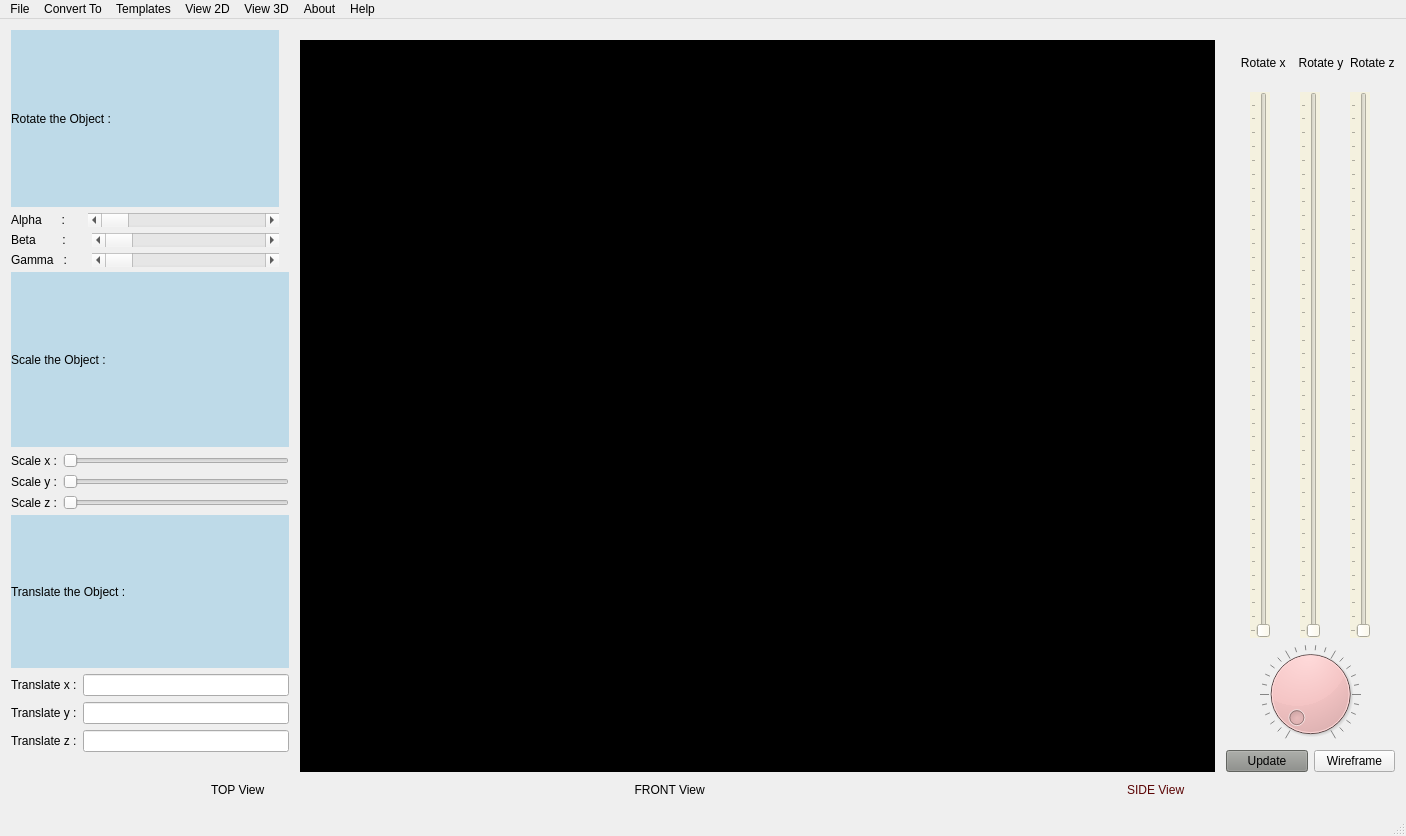
<?xml version="1.0" encoding="UTF-8"?>
<ui version="4.0">
 <class>MainWindow</class>
 <widget class="QMainWindow" name="MainWindow">
  <property name="geometry">
   <rect>
    <x>0</x>
    <y>0</y>
    <width>1406</width>
    <height>836</height>
   </rect>
  </property>
  <property name="cursor">
   <cursorShape>ArrowCursor</cursorShape>
  </property>
  <property name="windowTitle">
   <string>MainWindow</string>
  </property>
  <widget class="QWidget" name="centralWidget">
   <layout class="QGridLayout" name="gridLayout_3" rowstretch="16,0,0,0" columnstretch="14,0,0">
    <item row="0" column="0" rowspan="3" colspan="2">
     <layout class="QHBoxLayout" name="horizontalLayout_12" stretch="3,10">
      <item>
       <layout class="QVBoxLayout" name="verticalLayout_4" stretch="0,0,0">
        <property name="spacing">
         <number>5</number>
        </property>
        <property name="bottomMargin">
         <number>20</number>
        </property>
        <item>
         <layout class="QVBoxLayout" name="verticalLayout" stretch="2,3,3,3">
          <property name="sizeConstraint">
           <enum>QLayout::SetMinimumSize</enum>
          </property>
          <property name="rightMargin">
           <number>10</number>
          </property>
          <item>
           <widget class="QLabel" name="label_2">
            <property name="styleSheet">
             <string notr="true">background-color: rgb(190, 218, 232);</string>
            </property>
            <property name="text">
             <string>Rotate the Object :</string>
            </property>
           </widget>
          </item>
          <item>
           <layout class="QHBoxLayout" name="horizontalLayout_2" stretch="2,5">
            <property name="spacing">
             <number>0</number>
            </property>
            <property name="sizeConstraint">
             <enum>QLayout::SetMinimumSize</enum>
            </property>
            <item>
             <widget class="QLabel" name="label_3">
              <property name="text">
               <string>Alpha      :</string>
              </property>
             </widget>
            </item>
            <item>
             <widget class="QScrollBar" name="horizontalScrollBar_2">
              <property name="orientation">
               <enum>Qt::Horizontal</enum>
              </property>
             </widget>
            </item>
           </layout>
          </item>
          <item>
           <layout class="QHBoxLayout" name="horizontalLayout_3" stretch="2,5">
            <property name="sizeConstraint">
             <enum>QLayout::SetMinimumSize</enum>
            </property>
            <item>
             <widget class="QLabel" name="label_4">
              <property name="text">
               <string>Beta        :</string>
              </property>
             </widget>
            </item>
            <item>
             <widget class="QScrollBar" name="horizontalScrollBar">
              <property name="styleSheet">
               <string notr="true"/>
              </property>
              <property name="orientation">
               <enum>Qt::Horizontal</enum>
              </property>
             </widget>
            </item>
           </layout>
          </item>
          <item>
           <layout class="QHBoxLayout" name="horizontalLayout" stretch="2,5">
            <property name="sizeConstraint">
             <enum>QLayout::SetMinimumSize</enum>
            </property>
            <item>
             <widget class="QLabel" name="label">
              <property name="text">
               <string>Gamma   :</string>
              </property>
             </widget>
            </item>
            <item>
             <widget class="QScrollBar" name="horizontalScrollBar_3">
              <property name="orientation">
               <enum>Qt::Horizontal</enum>
              </property>
             </widget>
            </item>
           </layout>
          </item>
         </layout>
        </item>
        <item>
         <layout class="QVBoxLayout" name="verticalLayout_2" stretch="2,3,3,3">
          <property name="sizeConstraint">
           <enum>QLayout::SetMinimumSize</enum>
          </property>
          <item>
           <widget class="QLabel" name="label_5">
            <property name="styleSheet">
             <string notr="true">background-color: rgb(190, 218, 232);</string>
            </property>
            <property name="text">
             <string>Scale the Object :</string>
            </property>
           </widget>
          </item>
          <item>
           <layout class="QHBoxLayout" name="horizontalLayout_6">
            <property name="sizeConstraint">
             <enum>QLayout::SetMinimumSize</enum>
            </property>
            <item>
             <widget class="QLabel" name="label_6">
              <property name="text">
               <string>Scale x :</string>
              </property>
             </widget>
            </item>
            <item>
             <widget class="QSlider" name="horizontalSlider_3">
              <property name="orientation">
               <enum>Qt::Horizontal</enum>
              </property>
             </widget>
            </item>
           </layout>
          </item>
          <item>
           <layout class="QHBoxLayout" name="horizontalLayout_5">
            <property name="sizeConstraint">
             <enum>QLayout::SetMinimumSize</enum>
            </property>
            <item>
             <widget class="QLabel" name="label_8">
              <property name="text">
               <string>Scale y :</string>
              </property>
             </widget>
            </item>
            <item>
             <widget class="QSlider" name="horizontalSlider_2">
              <property name="orientation">
               <enum>Qt::Horizontal</enum>
              </property>
             </widget>
            </item>
           </layout>
          </item>
          <item>
           <layout class="QHBoxLayout" name="horizontalLayout_4">
            <property name="sizeConstraint">
             <enum>QLayout::SetMinimumSize</enum>
            </property>
            <item>
             <widget class="QLabel" name="label_7">
              <property name="text">
               <string>Scale z :</string>
              </property>
             </widget>
            </item>
            <item>
             <widget class="QSlider" name="horizontalSlider">
              <property name="orientation">
               <enum>Qt::Horizontal</enum>
              </property>
             </widget>
            </item>
           </layout>
          </item>
         </layout>
        </item>
        <item>
         <layout class="QVBoxLayout" name="verticalLayout_3" stretch="2,3,3,3">
          <property name="sizeConstraint">
           <enum>QLayout::SetMinimumSize</enum>
          </property>
          <item>
           <widget class="QLabel" name="label_9">
            <property name="styleSheet">
             <string notr="true">background-color: rgb(190, 218, 232);</string>
            </property>
            <property name="text">
             <string>Translate the Object :</string>
            </property>
           </widget>
          </item>
          <item>
           <layout class="QHBoxLayout" name="horizontalLayout_9">
            <property name="sizeConstraint">
             <enum>QLayout::SetMinimumSize</enum>
            </property>
            <item>
             <widget class="QLabel" name="label_11">
              <property name="text">
               <string>Translate x :</string>
              </property>
             </widget>
            </item>
            <item>
             <widget class="QLineEdit" name="lineEdit"/>
            </item>
           </layout>
          </item>
          <item>
           <layout class="QHBoxLayout" name="horizontalLayout_10">
            <property name="sizeConstraint">
             <enum>QLayout::SetMinimumSize</enum>
            </property>
            <item>
             <widget class="QLabel" name="label_12">
              <property name="text">
               <string>Translate y :</string>
              </property>
             </widget>
            </item>
            <item>
             <widget class="QLineEdit" name="lineEdit_2"/>
            </item>
           </layout>
          </item>
          <item>
           <layout class="QHBoxLayout" name="horizontalLayout_8">
            <property name="sizeConstraint">
             <enum>QLayout::SetMinimumSize</enum>
            </property>
            <item>
             <widget class="QLabel" name="label_10">
              <property name="text">
               <string>Translate z :</string>
              </property>
             </widget>
            </item>
            <item>
             <widget class="QLineEdit" name="lineEdit_3"/>
            </item>
           </layout>
          </item>
         </layout>
        </item>
       </layout>
      </item>
      <item>
       <layout class="QHBoxLayout" name="horizontalLayout_11">
        <property name="sizeConstraint">
         <enum>QLayout::SetMinimumSize</enum>
        </property>
        <property name="leftMargin">
         <number>5</number>
        </property>
        <property name="topMargin">
         <number>10</number>
        </property>
        <property name="rightMargin">
         <number>5</number>
        </property>
        <item>
         <widget class="Glwidget" name="widget" native="true">
          <property name="sizePolicy">
           <sizepolicy hsizetype="Expanding" vsizetype="Expanding">
            <horstretch>0</horstretch>
            <verstretch>0</verstretch>
           </sizepolicy>
          </property>
          <property name="styleSheet">
           <string notr="true">background-color: rgb(0, 0, 0);</string>
          </property>
         </widget>
        </item>
       </layout>
      </item>
     </layout>
    </item>
    <item row="2" column="2">
     <layout class="QHBoxLayout" name="horizontalLayout_7" stretch="0">
      <property name="spacing">
       <number>40</number>
      </property>
      <property name="sizeConstraint">
       <enum>QLayout::SetMinimumSize</enum>
      </property>
      <property name="bottomMargin">
       <number>0</number>
      </property>
      <item>
       <layout class="QVBoxLayout" name="verticalLayout_7">
        <item>
         <widget class="QDial" name="scaleDial">
          <property name="styleSheet">
           <string notr="true">background-color: rgb(244, 196, 196);</string>
          </property>
          <property name="maximum">
           <number>99</number>
          </property>
          <property name="notchesVisible">
           <bool>true</bool>
          </property>
         </widget>
        </item>
        <item>
         <layout class="QHBoxLayout" name="horizontalLayout_13">
          <item>
           <widget class="QPushButton" name="pushButton">
            <property name="maximumSize">
             <size>
              <width>16777215</width>
              <height>16777215</height>
             </size>
            </property>
            <property name="styleSheet">
             <string notr="true">background-color: rgb(136, 138, 133);</string>
            </property>
            <property name="text">
             <string>Update</string>
            </property>
           </widget>
          </item>
          <item>
           <widget class="QPushButton" name="pushButton_2">
            <property name="text">
             <string>Wireframe</string>
            </property>
           </widget>
          </item>
         </layout>
        </item>
       </layout>
      </item>
     </layout>
    </item>
    <item row="3" column="0" colspan="3">
     <layout class="QVBoxLayout" name="verticalLayout_6" stretch="1,10">
      <property name="sizeConstraint">
       <enum>QLayout::SetMinimumSize</enum>
      </property>
      <property name="topMargin">
       <number>5</number>
      </property>
      <item>
       <layout class="QHBoxLayout" name="horizontalLayout_16">
        <property name="sizeConstraint">
         <enum>QLayout::SetMinimumSize</enum>
        </property>
        <property name="leftMargin">
         <number>200</number>
        </property>
        <item>
         <widget class="QLabel" name="label_18">
          <property name="text">
           <string>TOP View</string>
          </property>
         </widget>
        </item>
        <item>
         <widget class="QLabel" name="label_19">
          <property name="text">
           <string>        FRONT View</string>
          </property>
         </widget>
        </item>
        <item>
         <widget class="QLabel" name="label_20">
          <property name="styleSheet">
           <string notr="true">color: rgb(91, 5, 5);</string>
          </property>
          <property name="text">
           <string>                                     SIDE View</string>
          </property>
         </widget>
        </item>
       </layout>
      </item>
      <item>
       <layout class="QHBoxLayout" name="horizontalLayout_17">
        <property name="sizeConstraint">
         <enum>QLayout::SetMinimumSize</enum>
        </property>
        <item>
         <widget class="ProjectionX" name="proj_x" native="true">
          <property name="styleSheet">
           <string notr="true">background-color: rgb(46, 52, 54);</string>
          </property>
         </widget>
        </item>
        <item>
         <widget class="ProjectionY" name="proj_y" native="true">
          <property name="styleSheet">
           <string notr="true">background-color: rgb(46, 52, 54);</string>
          </property>
         </widget>
        </item>
        <item>
         <widget class="ProjectionZ" name="proj_z" native="true">
          <property name="styleSheet">
           <string notr="true">background-color: rgb(46, 52, 54);</string>
          </property>
         </widget>
        </item>
       </layout>
      </item>
     </layout>
    </item>
    <item row="0" column="2" rowspan="2">
     <layout class="QVBoxLayout" name="verticalLayout_5" stretch="1,12">
      <property name="sizeConstraint">
       <enum>QLayout::SetMinimumSize</enum>
      </property>
      <property name="topMargin">
       <number>10</number>
      </property>
      <item>
       <layout class="QHBoxLayout" name="horizontalLayout_14">
        <property name="sizeConstraint">
         <enum>QLayout::SetMinimumSize</enum>
        </property>
        <property name="leftMargin">
         <number>5</number>
        </property>
        <item>
         <widget class="QLabel" name="label_16">
          <property name="text">
           <string>   Rotate x</string>
          </property>
         </widget>
        </item>
        <item>
         <widget class="QLabel" name="label_17">
          <property name="text">
           <string>  Rotate y</string>
          </property>
         </widget>
        </item>
        <item>
         <widget class="QLabel" name="label_15">
          <property name="text">
           <string>Rotate z</string>
          </property>
         </widget>
        </item>
       </layout>
      </item>
      <item>
       <layout class="QHBoxLayout" name="horizontalLayout_15">
        <property name="sizeConstraint">
         <enum>QLayout::SetMinimumSize</enum>
        </property>
        <item>
         <widget class="QSlider" name="xRot">
          <property name="styleSheet">
           <string notr="true">background-color: rgb(244, 241, 223);</string>
          </property>
          <property name="maximum">
           <number>5760</number>
          </property>
          <property name="singleStep">
           <number>150</number>
          </property>
          <property name="orientation">
           <enum>Qt::Vertical</enum>
          </property>
          <property name="tickPosition">
           <enum>QSlider::TicksAbove</enum>
          </property>
          <property name="tickInterval">
           <number>150</number>
          </property>
         </widget>
        </item>
        <item>
         <widget class="QSlider" name="yRot">
          <property name="styleSheet">
           <string notr="true">background-color: rgb(244, 241, 223);</string>
          </property>
          <property name="maximum">
           <number>5760</number>
          </property>
          <property name="singleStep">
           <number>150</number>
          </property>
          <property name="orientation">
           <enum>Qt::Vertical</enum>
          </property>
          <property name="tickPosition">
           <enum>QSlider::TicksAbove</enum>
          </property>
          <property name="tickInterval">
           <number>150</number>
          </property>
         </widget>
        </item>
        <item>
         <widget class="QSlider" name="zRot">
          <property name="styleSheet">
           <string notr="true">background-color: rgb(244, 241, 223);</string>
          </property>
          <property name="maximum">
           <number>5760</number>
          </property>
          <property name="singleStep">
           <number>150</number>
          </property>
          <property name="orientation">
           <enum>Qt::Vertical</enum>
          </property>
          <property name="tickPosition">
           <enum>QSlider::TicksAbove</enum>
          </property>
          <property name="tickInterval">
           <number>150</number>
          </property>
         </widget>
        </item>
       </layout>
      </item>
     </layout>
    </item>
   </layout>
  </widget>
  <widget class="QMenuBar" name="menuBar">
   <property name="geometry">
    <rect>
     <x>0</x>
     <y>0</y>
     <width>1406</width>
     <height>19</height>
    </rect>
   </property>
   <widget class="QMenu" name="menuFile">
    <property name="title">
     <string>File</string>
    </property>
    <addaction name="separator"/>
    <addaction name="actionNew"/>
    <addaction name="actionImport"/>
    <addaction name="actionExport"/>
    <addaction name="actionCapture"/>
   </widget>
   <widget class="QMenu" name="menuTemplates">
    <property name="title">
     <string>Templates</string>
    </property>
    <widget class="QMenu" name="menu2D_Templates">
     <property name="title">
      <string>2D Templates</string>
     </property>
     <addaction name="actionTriangle"/>
     <addaction name="actionSquare"/>
     <addaction name="actionn_sided_Polygon"/>
     <addaction name="actionAdd_2D_Template"/>
    </widget>
    <widget class="QMenu" name="menu3D_Templates">
     <property name="title">
      <string>3D Templates</string>
     </property>
     <addaction name="actionTriangular_Pyramid"/>
     <addaction name="actionSquare_Pyramid"/>
     <addaction name="actionn_base_Pyramid"/>
     <addaction name="actionTriangular_Prism"/>
     <addaction name="actionCube"/>
     <addaction name="actionn_base_Prism"/>
     <addaction name="actionAdd_3D_Template"/>
    </widget>
    <addaction name="menu2D_Templates"/>
    <addaction name="menu3D_Templates"/>
    <addaction name="actionAdd_Template"/>
   </widget>
   <widget class="QMenu" name="menuView_2D">
    <property name="title">
     <string>View 2D</string>
    </property>
   </widget>
   <widget class="QMenu" name="menuView_3D">
    <property name="title">
     <string>View 3D</string>
    </property>
    <addaction name="separator"/>
    <addaction name="separator"/>
   </widget>
   <widget class="QMenu" name="menuHelp">
    <property name="title">
     <string>About</string>
    </property>
   </widget>
   <widget class="QMenu" name="menuHelp_2">
    <property name="title">
     <string>Help</string>
    </property>
   </widget>
   <widget class="QMenu" name="menuConvert_To">
    <property name="title">
     <string>Convert To</string>
    </property>
    <addaction name="separator"/>
    <addaction name="action2D_View"/>
    <addaction name="action3D_Model"/>
    <addaction name="actionSectional_View"/>
   </widget>
   <addaction name="menuFile"/>
   <addaction name="menuConvert_To"/>
   <addaction name="menuTemplates"/>
   <addaction name="menuView_2D"/>
   <addaction name="menuView_3D"/>
   <addaction name="menuHelp"/>
   <addaction name="menuHelp_2"/>
  </widget>
  <widget class="QStatusBar" name="statusBar"/>
  <action name="actionNew">
   <property name="text">
    <string>New</string>
   </property>
  </action>
  <action name="actionImport">
   <property name="text">
    <string>Open</string>
   </property>
  </action>
  <action name="actionExport">
   <property name="text">
    <string>Save</string>
   </property>
  </action>
  <action name="actionCapture">
   <property name="text">
    <string>Capture</string>
   </property>
  </action>
  <action name="actionAdd_Template">
   <property name="text">
    <string>Add Template</string>
   </property>
  </action>
  <action name="actionTriangle">
   <property name="text">
    <string>Triangle</string>
   </property>
  </action>
  <action name="actionSquare">
   <property name="text">
    <string>Square</string>
   </property>
  </action>
  <action name="actionn_sided_Polygon">
   <property name="text">
    <string>n-sided Polygon</string>
   </property>
  </action>
  <action name="actionTriangular_Pyramid">
   <property name="text">
    <string>Triangular Pyramid</string>
   </property>
  </action>
  <action name="actionSquare_Pyramid">
   <property name="text">
    <string>Square Pyramid</string>
   </property>
  </action>
  <action name="actionn_base_Pyramid">
   <property name="text">
    <string>n-base Pyramid</string>
   </property>
  </action>
  <action name="actionTriangular_Prism">
   <property name="text">
    <string>Triangular Prism</string>
   </property>
  </action>
  <action name="actionCube">
   <property name="text">
    <string>Cube</string>
   </property>
  </action>
  <action name="actionn_base_Prism">
   <property name="text">
    <string>n-base Prism</string>
   </property>
  </action>
  <action name="actionAdd_3D_Template">
   <property name="text">
    <string>Add 3D Template</string>
   </property>
  </action>
  <action name="actionAdd_2D_Template">
   <property name="text">
    <string>Add 2D Template</string>
   </property>
  </action>
  <action name="action2D_View">
   <property name="text">
    <string>2D View</string>
   </property>
  </action>
  <action name="action3D_Model">
   <property name="text">
    <string>3D Model</string>
   </property>
  </action>
  <action name="actionSectional_View">
   <property name="text">
    <string>Sectional View</string>
   </property>
  </action>
 </widget>
 <layoutdefault spacing="6" margin="11"/>
 <customwidgets>
  <customwidget>
   <class>ProjectionX</class>
   <extends>QWidget</extends>
   <header>projectionx.h</header>
   <container>1</container>
  </customwidget>
  <customwidget>
   <class>ProjectionY</class>
   <extends>QWidget</extends>
   <header>projectiony.h</header>
   <container>1</container>
  </customwidget>
  <customwidget>
   <class>ProjectionZ</class>
   <extends>QWidget</extends>
   <header>projectionz.h</header>
   <container>1</container>
  </customwidget>
  <customwidget>
   <class>Glwidget</class>
   <extends>QWidget</extends>
   <header>glwidget.h</header>
   <container>1</container>
   <slots>
    <signal>xRotationChanged(int)</signal>
    <signal>yRotationChanged(int)</signal>
    <signal>zRotationChanged(int)</signal>
   </slots>
  </customwidget>
 </customwidgets>
 <resources/>
 <connections>
  <connection>
   <sender>widget</sender>
   <signal>xRotationChanged(int)</signal>
   <receiver>xRot</receiver>
   <slot>setValue(int)</slot>
   <hints>
    <hint type="sourcelabel">
     <x>1070</x>
     <y>140</y>
    </hint>
    <hint type="destinationlabel">
     <x>1205</x>
     <y>177</y>
    </hint>
   </hints>
  </connection>
  <connection>
   <sender>widget</sender>
   <signal>yRotationChanged(int)</signal>
   <receiver>yRot</receiver>
   <slot>setValue(int)</slot>
   <hints>
    <hint type="sourcelabel">
     <x>998</x>
     <y>292</y>
    </hint>
    <hint type="destinationlabel">
     <x>1265</x>
     <y>255</y>
    </hint>
   </hints>
  </connection>
  <connection>
   <sender>widget</sender>
   <signal>zRotationChanged(int)</signal>
   <receiver>zRot</receiver>
   <slot>setValue(int)</slot>
   <hints>
    <hint type="sourcelabel">
     <x>994</x>
     <y>311</y>
    </hint>
    <hint type="destinationlabel">
     <x>1342</x>
     <y>298</y>
    </hint>
   </hints>
  </connection>
 </connections>
</ui>
